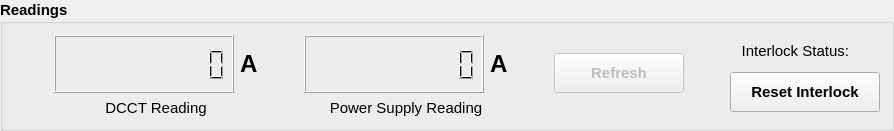
    <widget class="QGroupBox" name="groupBox_2">
     <property name="font">
      <font>
       <pointsize>11</pointsize>
       <weight>75</weight>
       <bold>true</bold>
      </font>
     </property>
     <property name="title">
      <string>Readings</string>
     </property>
     <layout class="QGridLayout" name="gridLayout_4">
      <item row="0" column="1" rowspan="4">
       <layout class="QHBoxLayout" name="horizontalLayout_2">
        <item>
         <widget class="QLCDNumber" name="lcd_current_dcct">
          <property name="sizePolicy">
           <sizepolicy hsizetype="Expanding" vsizetype="Minimum">
            <horstretch>0</horstretch>
            <verstretch>0</verstretch>
           </sizepolicy>
          </property>
          <property name="minimumSize">
           <size>
            <width>180</width>
            <height>0</height>
           </size>
          </property>
          <property name="font">
           <font>
            <pointsize>11</pointsize>
           </font>
          </property>
          <property name="digitCount">
           <number>10</number>
          </property>
         </widget>
        </item>
        <item>
         <widget class="QLabel" name="label_161">
          <property name="font">
           <font>
            <pointsize>18</pointsize>
           </font>
          </property>
          <property name="text">
           <string>A</string>
          </property>
         </widget>
        </item>
       </layout>
      </item>
      <item row="0" column="7" rowspan="5" colspan="2">
       <layout class="QVBoxLayout" name="verticalLayout_5">
        <item>
         <layout class="QHBoxLayout" name="horizontalLayout_4">
          <item>
           <widget class="QLabel" name="label_137">
            <property name="font">
             <font>
              <pointsize>11</pointsize>
              <weight>50</weight>
              <bold>false</bold>
             </font>
            </property>
            <property name="text">
             <string>Interlock Status:</string>
            </property>
            <property name="alignment">
             <set>Qt::AlignRight|Qt::AlignTrailing|Qt::AlignVCenter</set>
            </property>
           </widget>
          </item>
          <item>
           <widget class="QPushButton" name="pb_interlock">
            <property name="enabled">
             <bool>false</bool>
            </property>
            <property name="minimumSize">
             <size>
              <width>25</width>
              <height>25</height>
             </size>
            </property>
            <property name="maximumSize">
             <size>
              <width>25</width>
              <height>25</height>
             </size>
            </property>
            <property name="font">
             <font>
              <weight>50</weight>
              <bold>false</bold>
             </font>
            </property>
            <property name="text">
             <string/>
            </property>
            <property name="icon">
             <iconset>
              <normaloff>../../resources/img/red_light.png</normaloff>../../resources/img/red_light.png</iconset>
            </property>
            <property name="iconSize">
             <size>
              <width>24</width>
              <height>24</height>
             </size>
            </property>
            <property name="checkable">
             <bool>false</bool>
            </property>
            <property name="flat">
             <bool>true</bool>
            </property>
           </widget>
          </item>
         </layout>
        </item>
        <item>
         <widget class="QPushButton" name="pb_reset_inter">
          <property name="minimumSize">
           <size>
            <width>150</width>
            <height>40</height>
           </size>
          </property>
          <property name="font">
           <font>
            <pointsize>11</pointsize>
            <weight>75</weight>
            <bold>true</bold>
           </font>
          </property>
          <property name="text">
           <string>Reset Interlock</string>
          </property>
         </widget>
        </item>
       </layout>
      </item>
      <item row="0" column="3" rowspan="4">
       <layout class="QHBoxLayout" name="horizontalLayout_3">
        <item>
         <widget class="QLCDNumber" name="lcd_ps_reading">
          <property name="sizePolicy">
           <sizepolicy hsizetype="Expanding" vsizetype="Minimum">
            <horstretch>0</horstretch>
            <verstretch>0</verstretch>
           </sizepolicy>
          </property>
          <property name="minimumSize">
           <size>
            <width>180</width>
            <height>0</height>
           </size>
          </property>
          <property name="font">
           <font>
            <pointsize>11</pointsize>
           </font>
          </property>
          <property name="digitCount">
           <number>10</number>
          </property>
         </widget>
        </item>
        <item>
         <widget class="QLabel" name="label_163">
          <property name="enabled">
           <bool>true</bool>
          </property>
          <property name="font">
           <font>
            <pointsize>18</pointsize>
           </font>
          </property>
          <property name="text">
           <string>A</string>
          </property>
         </widget>
        </item>
       </layout>
      </item>
      <item row="3" column="6">
       <spacer name="horizontalSpacer_3">
        <property name="orientation">
         <enum>Qt::Horizontal</enum>
        </property>
        <property name="sizeHint" stdset="0">
         <size>
          <width>40</width>
          <height>20</height>
         </size>
        </property>
       </spacer>
      </item>
      <item row="3" column="2">
       <spacer name="horizontalSpacer">
        <property name="orientation">
         <enum>Qt::Horizontal</enum>
        </property>
        <property name="sizeHint" stdset="0">
         <size>
          <width>40</width>
          <height>20</height>
         </size>
        </property>
       </spacer>
      </item>
      <item row="3" column="4">
       <spacer name="horizontalSpacer_2">
        <property name="orientation">
         <enum>Qt::Horizontal</enum>
        </property>
        <property name="sizeHint" stdset="0">
         <size>
          <width>40</width>
          <height>20</height>
         </size>
        </property>
       </spacer>
      </item>
      <item row="4" column="3">
       <widget class="QLabel" name="label_170">
        <property name="font">
         <font>
          <weight>50</weight>
          <bold>false</bold>
         </font>
        </property>
        <property name="text">
         <string>Power Supply Reading</string>
        </property>
        <property name="alignment">
         <set>Qt::AlignCenter</set>
        </property>
       </widget>
      </item>
      <item row="4" column="1">
       <widget class="QLabel" name="label_164">
        <property name="font">
         <font>
          <weight>50</weight>
          <bold>false</bold>
         </font>
        </property>
        <property name="text">
         <string>DCCT Reading</string>
        </property>
        <property name="alignment">
         <set>Qt::AlignCenter</set>
        </property>
       </widget>
      </item>
      <item row="3" column="5">
       <widget class="QPushButton" name="pb_refresh">
        <property name="enabled">
         <bool>false</bool>
        </property>
        <property name="sizePolicy">
         <sizepolicy hsizetype="Preferred" vsizetype="Fixed">
          <horstretch>0</horstretch>
          <verstretch>0</verstretch>
         </sizepolicy>
        </property>
        <property name="minimumSize">
         <size>
          <width>130</width>
          <height>40</height>
         </size>
        </property>
        <property name="text">
         <string>Refresh</string>
        </property>
        <property name="icon">
         <iconset>
          <normaloff>../../resources/img/refresh.svg</normaloff>../../resources/img/refresh.svg</iconset>
        </property>
        <property name="iconSize">
         <size>
          <width>24</width>
          <height>24</height>
         </size>
        </property>
       </widget>
      </item>
      <item row="3" column="0">
       <spacer name="horizontalSpacer_4">
        <property name="orientation">
         <enum>Qt::Horizontal</enum>
        </property>
        <property name="sizeHint" stdset="0">
         <size>
          <width>40</width>
          <height>20</height>
         </size>
        </property>
       </spacer>
      </item>
     </layout>
    </widget>
